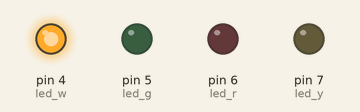
Recording of a sketch running on a simulated Arduino Uno, built with avr-gcc and run on an emulated ATmega328P. On the bench: output pins drawn as LEDs (lit = HIGH). Random numbers use the default seed unless the sketch sets one; what the sketch prints to the serial monitor is not drawn.

Above: at 0.05 s.
Timing chart, 0 to 3.0 s (numbered marks = the images above):
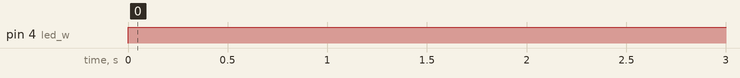

The sketch:

remote_control.ino
```cpp
// FLAGS
const byte FLAG_HANDSHAKE_MASTER = 1;
const byte FLAG_HANDSHAKE_SLAVE = 2;
const byte FLAG_HANDSHAKE_SLAVE_CONFIRMATION = 3;
const byte FLAG_STILL_ALIVE_CHECK_QUESTION = 4;
const byte FLAG_STILL_ALIVE_CHECK_ANSWER = 5;
const byte FLAG_RESTART = 6;
const byte FLAG_ACTION_MOVE = 7;
const byte FLAG_ACTION_STOP = 8;
const byte FLAG_HANDBREAK = 9;

// TIMING
const unsigned int STILL_ALIVE_CHECK_TIMEOUT_IN_MILLIS = 1000;

// OTHER CONSTANTS
const unsigned int BAUD_RATE = 38400;

// PACKET COMPOSITION
const byte PACKET_START = 145;
const byte PACKET_END = 137;

// SESSION VARIABLES
bool serial_connected;
byte session_key;
unsigned long time_of_still_alive_check;
unsigned long current_time;

bool blink_w, blink_g, blink_r, blink_y;


// PIN SETTINGS
byte led_w = 4;
byte led_g = 5;
byte led_r = 6;
byte led_y = 7;
void setup() {
  current_time = millis();
  Serial.begin(BAUD_RATE);
  reset();
  ledSetup();
}

void loop() {
  // Serial.flush();
  current_time = millis();
  checkIncomingCommunication();
  if (serial_connected && !stillAliveCheck()) {
    reset();
  }


  if (serial_connected == false) {
    sendHandshakeMasterPacket();
  }

  if (serial_connected) {
    digitalWrite(led_r, HIGH);
  } else {
    digitalWrite(led_r, LOW);
  }
  delay(5);
}

void reset() {
  Serial.println("RESET"); // asdfasdfas
  serial_connected = false;
  randomSeed(analogRead(0));
  session_key = (byte)random(255);
  time_of_still_alive_check = 4294967295;

  // led
  blink_w = false;
  blink_g = false;
  blink_r = false;
  blink_y = false;
}

bool stillAliveCheck() {
  bool isAlive = true;
  if (current_time > time_of_still_alive_check &&
      current_time - time_of_still_alive_check > STILL_ALIVE_CHECK_TIMEOUT_IN_MILLIS) {
    isAlive = false;
  }
  return isAlive;
}

void checkIncomingCommunication() {
  unsigned int i = 0;
  byte packetParts[5];
  for (byte i = 0; i < 100 && Serial.available() >= 5; i++) {
    while (Serial.available() > 0 && Serial.peek() != PACKET_START) {
      Serial.read();
    }
    for (byte j = 0; j < 5 && ((j == 4 && Serial.peek() == PACKET_END) || Serial.peek() != PACKET_END); j++) {
      packetParts[j] = Serial.read();
      if (j == 4) {
        parseSerialPacket(packetParts[4], packetParts[3],
                          packetParts[2], packetParts[1], packetParts[0]);
      }
    }
  }
}

void ledSetup() {
  pinMode(led_w, OUTPUT);
  pinMode(led_g, OUTPUT);
  pinMode(led_r, OUTPUT);
  pinMode(led_y, OUTPUT);
  digitalWrite(led_w, LOW);
  digitalWrite(led_g, LOW);
  digitalWrite(led_r, LOW);
  digitalWrite(led_y, LOW);

  blink_w = true;
  blink_g = true;
  blink_r = true;
  blink_y = true;
}

void blink() {
}

void parseSerialPacket(byte end_pckt, byte val2, byte val1, byte flag, byte start) {
  if (start != PACKET_START || end_pckt != PACKET_END) {
    return;
  }
  digitalWrite(led_g, HIGH);
  delay(50);
  digitalWrite(led_g, LOW);
  if (serial_connected == false) {
    if (flag == FLAG_HANDSHAKE_SLAVE && val1 == session_key) {
      Serial.println("FLAG_HANDSHAKE_SLAVE"); // adsfasdfasdf
      sendHandshakeSlaveConfirmationPacket();
      serial_connected = true;
      time_of_still_alive_check = millis();
    }
  } else {
    if (flag == FLAG_STILL_ALIVE_CHECK_QUESTION) {
      Serial.println("FLAG_STILL_ALIVE_CHECK_QUESTION"); // adsfasdfasdf
      sendStillAliveCheckAnswerPacket(val1, val2);
      time_of_still_alive_check = millis();
    }
  }
}

void sendStillAliveCheckAnswerPacket(byte val1, byte val2) {
  sendPacket(FLAG_STILL_ALIVE_CHECK_ANSWER, val1, val2);
}

void sendHandshakeSlaveConfirmationPacket() {
  sendPacket(FLAG_HANDSHAKE_SLAVE_CONFIRMATION, session_key, 0);
}

void sendHandshakeMasterPacket() {
  sendPacket(FLAG_HANDSHAKE_MASTER, session_key, 0);
}

void sendPacket(byte flag, byte value1, byte value2) {
  digitalWrite(led_w, HIGH);
  delay(50);
  digitalWrite(led_w, LOW);
  Serial.write(PACKET_START);
  Serial.write(flag);
  Serial.write(value1);
  Serial.write(value2);
  Serial.write(PACKET_END);
  Serial.println();
}
```

Measured:
- by itself, pin 4 (led_w): LOW → HIGH at 0.00 s
